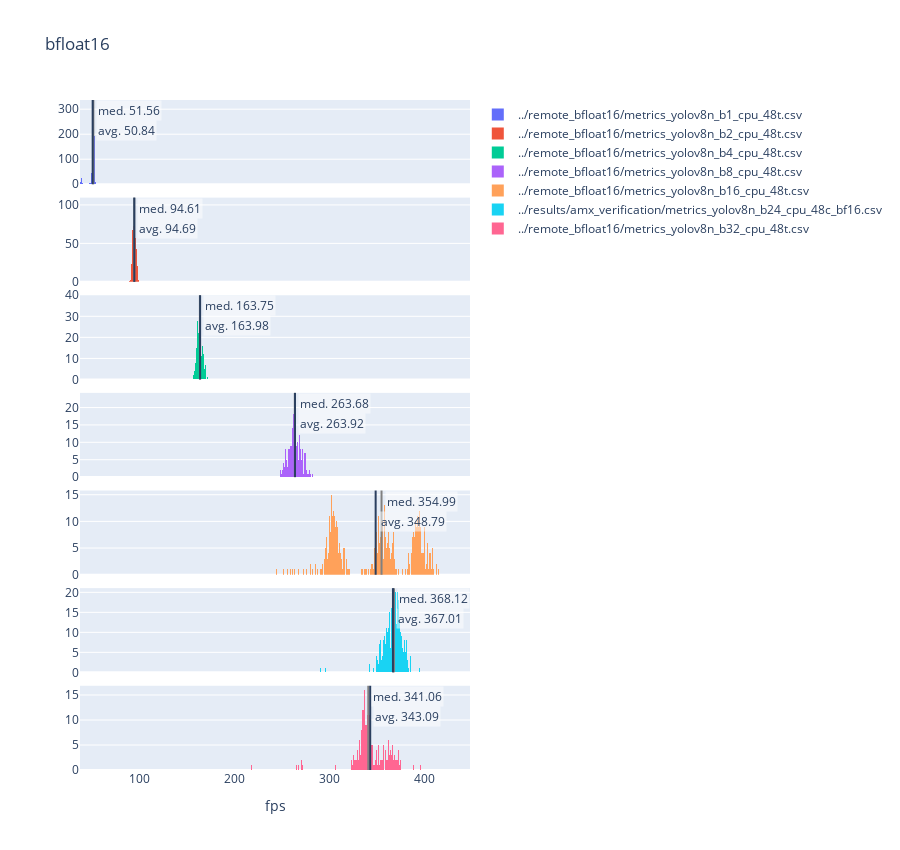

The notebook cell this image was saved under:
### Code cell
files = [
    '../remote_bfloat16/metrics_yolov8n_b1_cpu_48t.csv',
    '../remote_bfloat16/metrics_yolov8n_b2_cpu_48t.csv',
    '../remote_bfloat16/metrics_yolov8n_b4_cpu_48t.csv',
    '../remote_bfloat16/metrics_yolov8n_b8_cpu_48t.csv',
    '../remote_bfloat16/metrics_yolov8n_b16_cpu_48t.csv',
    '../results/amx_verification/metrics_yolov8n_b24_cpu_48c_bf16.csv',
    '../remote_bfloat16/metrics_yolov8n_b32_cpu_48t.csv',
]

create_histograms([read_metrics(f) for f in files], files, 'bfloat16', 'fps').show()

### Figure 1 — Plotly figure (JSON) as saved in the notebook; plotly's stock layout.template omitted (floating-point values rounded to 4 significant figures; data arrays with more than 128 entries replaced by an {"elided": "..."} marker saying what was removed)
{"data": [{"name": "../remote_bfloat16/metrics_yolov8n_b1_cpu_48t.csv", "nbinsx": 200, "type": "histogram", "x": {"elided": "7920 float values"}, "xaxis": "x", "yaxis": "y"}, {"name": "../remote_bfloat16/metrics_yolov8n_b2_cpu_48t.csv", "nbinsx": 200, "type": "histogram", "x": {"elided": "3960 float values"}, "xaxis": "x2", "yaxis": "y2"}, {"name": "../remote_bfloat16/metrics_yolov8n_b4_cpu_48t.csv", "nbinsx": 200, "type": "histogram", "x": {"elided": "1980 float values"}, "xaxis": "x3", "yaxis": "y3"}, {"name": "../remote_bfloat16/metrics_yolov8n_b8_cpu_48t.csv", "nbinsx": 200, "type": "histogram", "x": {"elided": "990 float values"}, "xaxis": "x4", "yaxis": "y4"}, {"name": "../remote_bfloat16/metrics_yolov8n_b16_cpu_48t.csv", "nbinsx": 200, "type": "histogram", "x": {"elided": "495 float values"}, "xaxis": "x5", "yaxis": "y5"}, {"name": "../results/amx_verification/metrics_yolov8n_b24_cpu_48c_bf16.csv", "nbinsx": 200, "type": "histogram", "x": {"elided": "330 float values"}, "xaxis": "x6", "yaxis": "y6"}, {"name": "../remote_bfloat16/metrics_yolov8n_b32_cpu_48t.csv", "nbinsx": 200, "type": "histogram", "x": {"elided": "247 float values"}, "xaxis": "x7", "yaxis": "y7"}], "layout": {"annotations": [{"bgcolor": "rgba(255,255,255,0.5)", "showarrow": false, "text": "med. 51.56", "x": 51.56, "xanchor": "left", "xref": "x", "xshift": 3, "y": 1, "yanchor": "top", "yref": "y domain"}, {"bgcolor": "rgba(255,255,255,0.5)", "showarrow": false, "text": "avg. 50.84", "x": 50.84, "xanchor": "left", "xref": "x", "xshift": 3, "y": 1, "yanchor": "top", "yref": "y domain", "yshift": -20}, {"bgcolor": "rgba(255,255,255,0.5)", "showarrow": false, "text": "med. 94.61", "x": 94.61, "xanchor": "left", "xref": "x2", "xshift": 3, "y": 1, "yanchor": "top", "yref": "y2 domain"}, {"bgcolor": "rgba(255,255,255,0.5)", "showarrow": false, "text": "avg. 94.69", "x": 94.69, "xanchor": "left", "xref": "x2", "xshift": 3, "y": 1, "yanchor": "top", "yref": "y2 domain", "yshift": -20}, {"bgcolor": "rgba(255,255,255,0.5)", "showarrow": false, "text": "med. 163.75", "x": 163.7, "xanchor": "left", "xref": "x3", "xshift": 3, "y": 1, "yanchor": "top", "yref": "y3 domain"}, {"bgcolor": "rgba(255,255,255,0.5)", "showarrow": false, "text": "avg. 163.98", "x": 164.0, "xanchor": "left", "xref": "x3", "xshift": 3, "y": 1, "yanchor": "top", "yref": "y3 domain", "yshift": -20}, {"bgcolor": "rgba(255,255,255,0.5)", "showarrow": false, "text": "med. 263.68", "x": 263.7, "xanchor": "left", "xref": "x4", "xshift": 3, "y": 1, "yanchor": "top", "yref": "y4 domain"}, {"bgcolor": "rgba(255,255,255,0.5)", "showarrow": false, "text": "avg. 263.92", "x": 263.9, "xanchor": "left", "xref": "x4", "xshift": 3, "y": 1, "yanchor": "top", "yref": "y4 domain", "yshift": -20}, {"bgcolor": "rgba(255,255,255,0.5)", "showarrow": false, "text": "med. 354.99", "x": 355.0, "xanchor": "left", "xref": "x5", "xshift": 3, "y": 1, "yanchor": "top", "yref": "y5 domain"}, {"bgcolor": "rgba(255,255,255,0.5)", "showarrow": false, "text": "avg. 348.79", "x": 348.8, "xanchor": "left", "xref": "x5", "xshift": 3, "y": 1, "yanchor": "top", "yref": "y5 domain", "yshift": -20}, {"bgcolor": "rgba(255,255,255,0.5)", "showarrow": false, "text": "med. 368.12", "x": 368.1, "xanchor": "left", "xref": "x6", "xshift": 3, "y": 1, "yanchor": "top", "yref": "y6 domain"}, {"bgcolor": "rgba(255,255,255,0.5)", "showarrow": false, "text": "avg. 367.01", "x": 367.0, "xanchor": "left", "xref": "x6", "xshift": 3, "y": 1, "yanchor": "top", "yref": "y6 domain", "yshift": -20}, {"bgcolor": "rgba(255,255,255,0.5)", "showarrow": false, "text": "med. 341.06", "x": 341.1, "xanchor": "left", "xref": "x7", "xshift": 3, "y": 1, "yanchor": "top", "yref": "y7 domain"}, {"bgcolor": "rgba(255,255,255,0.5)", "showarrow": false, "text": "avg. 343.09", "x": 343.1, "xanchor": "left", "xref": "x7", "xshift": 3, "y": 1, "yanchor": "top", "yref": "y7 domain", "yshift": -20}], "height": 850, "shapes": [{"line": {"color": "grey"}, "type": "line", "x0": 51.56, "x1": 51.56, "xref": "x", "y0": 0, "y1": 1, "yref": "y domain"}, {"type": "line", "x0": 50.84, "x1": 50.84, "xref": "x", "y0": 0, "y1": 1, "yref": "y domain"}, {"line": {"color": "grey"}, "type": "line", "x0": 94.61, "x1": 94.61, "xref": "x2", "y0": 0, "y1": 1, "yref": "y2 domain"}, {"type": "line", "x0": 94.69, "x1": 94.69, "xref": "x2", "y0": 0, "y1": 1, "yref": "y2 domain"}, {"line": {"color": "grey"}, "type": "line", "x0": 163.7, "x1": 163.7, "xref": "x3", "y0": 0, "y1": 1, "yref": "y3 domain"}, {"type": "line", "x0": 164.0, "x1": 164.0, "xref": "x3", "y0": 0, "y1": 1, "yref": "y3 domain"}, {"line": {"color": "grey"}, "type": "line", "x0": 263.7, "x1": 263.7, "xref": "x4", "y0": 0, "y1": 1, "yref": "y4 domain"}, {"type": "line", "x0": 263.9, "x1": 263.9, "xref": "x4", "y0": 0, "y1": 1, "yref": "y4 domain"}, {"line": {"color": "grey"}, "type": "line", "x0": 355.0, "x1": 355.0, "xref": "x5", "y0": 0, "y1": 1, "yref": "y5 domain"}, {"type": "line", "x0": 348.8, "x1": 348.8, "xref": "x5", "y0": 0, "y1": 1, "yref": "y5 domain"}, {"line": {"color": "grey"}, "type": "line", "x0": 368.1, "x1": 368.1, "xref": "x6", "y0": 0, "y1": 1, "yref": "y6 domain"}, {"type": "line", "x0": 367.0, "x1": 367.0, "xref": "x6", "y0": 0, "y1": 1, "yref": "y6 domain"}, {"line": {"color": "grey"}, "type": "line", "x0": 341.1, "x1": 341.1, "xref": "x7", "y0": 0, "y1": 1, "yref": "y7 domain"}, {"type": "line", "x0": 343.1, "x1": 343.1, "xref": "x7", "y0": 0, "y1": 1, "yref": "y7 domain"}], "title": {"text": "bfloat16"}, "xaxis": {"anchor": "y", "domain": [0, 1], "matches": "x7", "showticklabels": false}, "xaxis2": {"anchor": "y2", "domain": [0, 1], "matches": "x7", "showticklabels": false}, "xaxis3": {"anchor": "y3", "domain": [0, 1], "matches": "x7", "showticklabels": false}, "xaxis4": {"anchor": "y4", "domain": [0, 1], "matches": "x7", "showticklabels": false}, "xaxis5": {"anchor": "y5", "domain": [0, 1], "matches": "x7", "showticklabels": false}, "xaxis6": {"anchor": "y6", "domain": [0, 1], "matches": "x7", "showticklabels": false}, "xaxis7": {"anchor": "y7", "domain": [0, 1], "title": {"text": "fps"}}, "yaxis": {"anchor": "x", "domain": [0.8743, 1]}, "yaxis2": {"anchor": "x2", "domain": [0.7286, 0.8543]}, "yaxis3": {"anchor": "x3", "domain": [0.5829, 0.7086]}, "yaxis4": {"anchor": "x4", "domain": [0.4371, 0.5629]}, "yaxis5": {"anchor": "x5", "domain": [0.2914, 0.4171]}, "yaxis6": {"anchor": "x6", "domain": [0.1457, 0.2714]}, "yaxis7": {"anchor": "x7", "domain": [0, 0.1257]}}}
